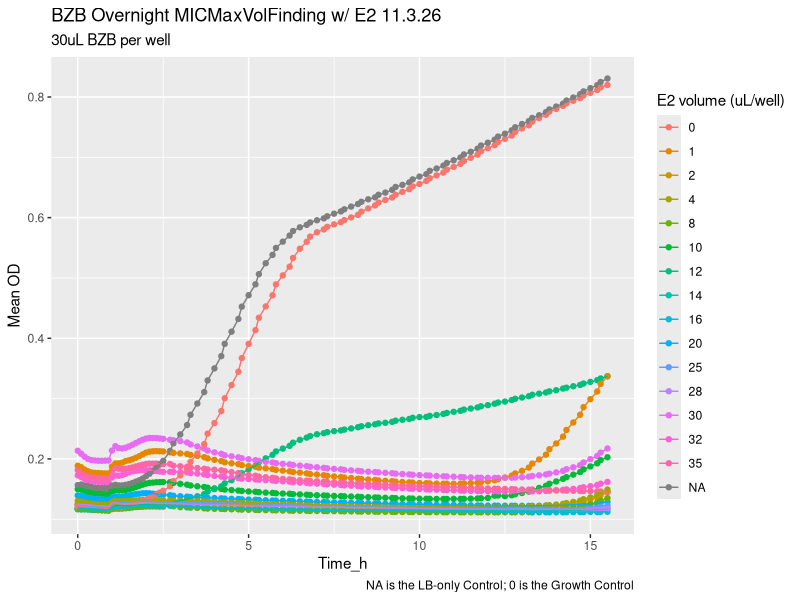
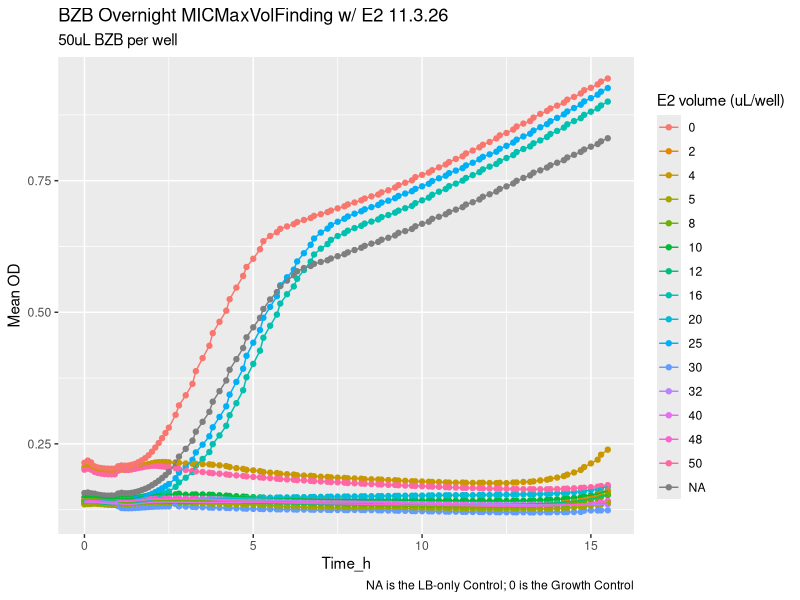
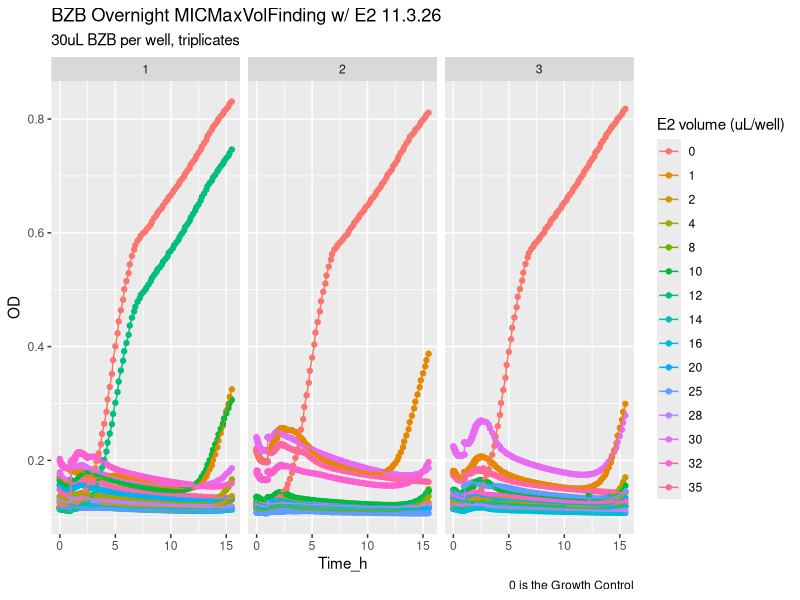
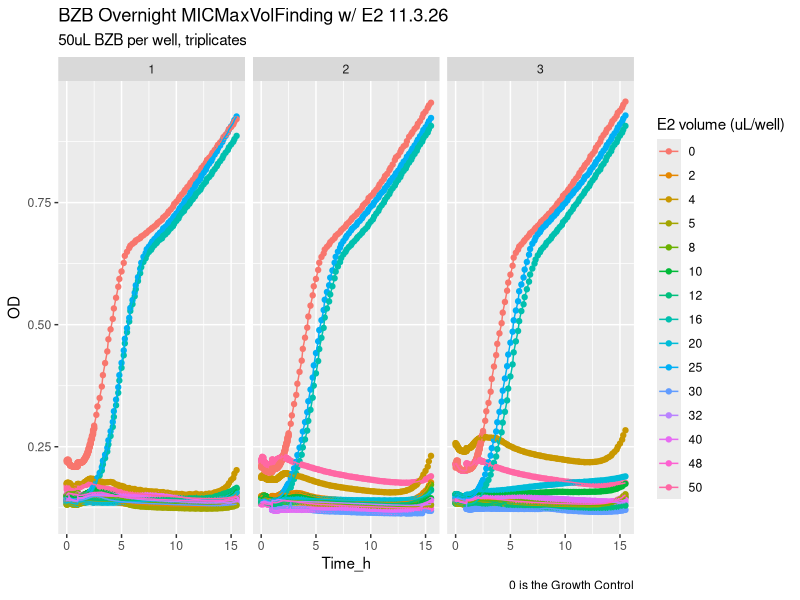
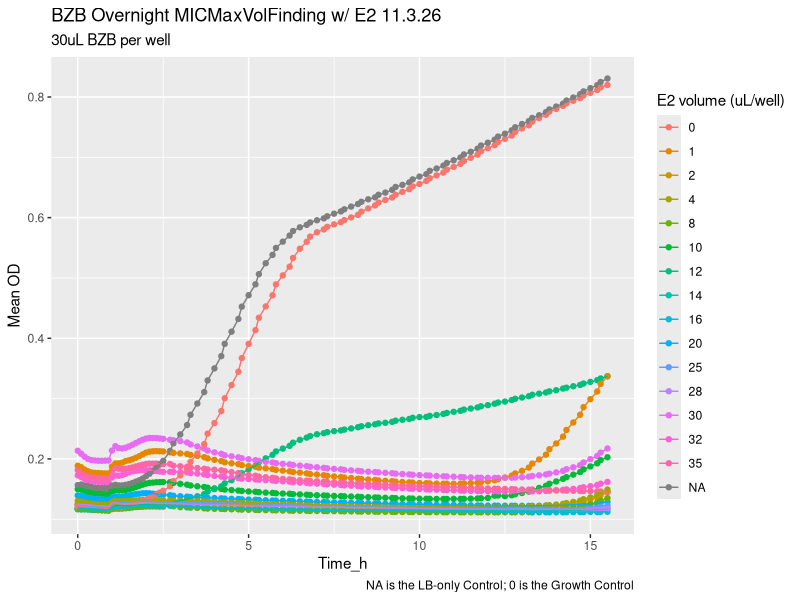
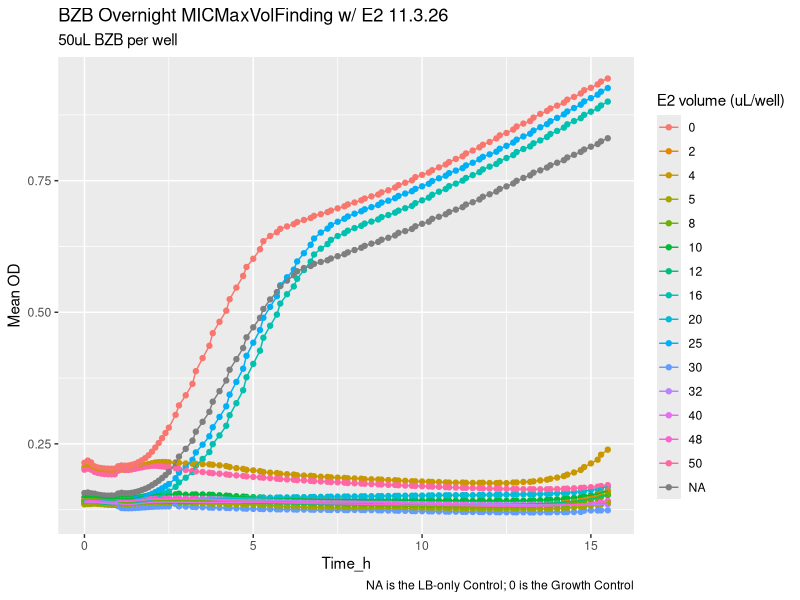
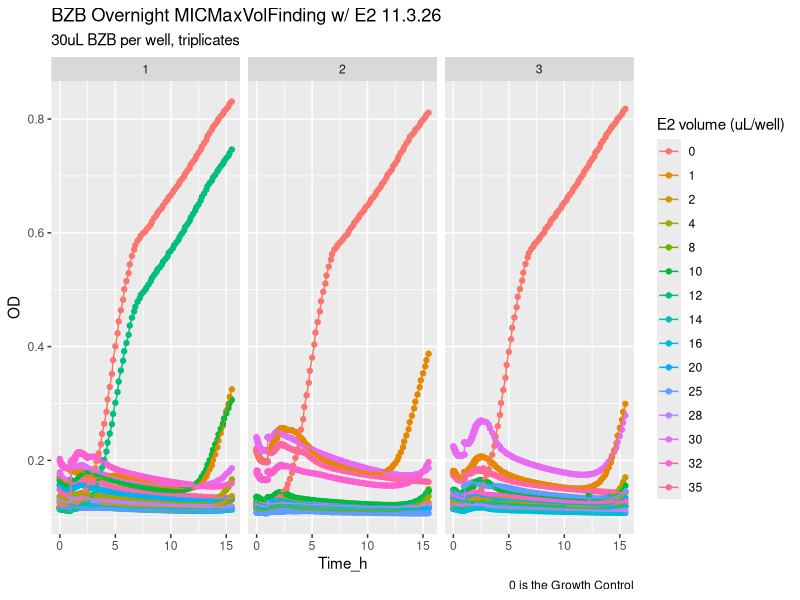
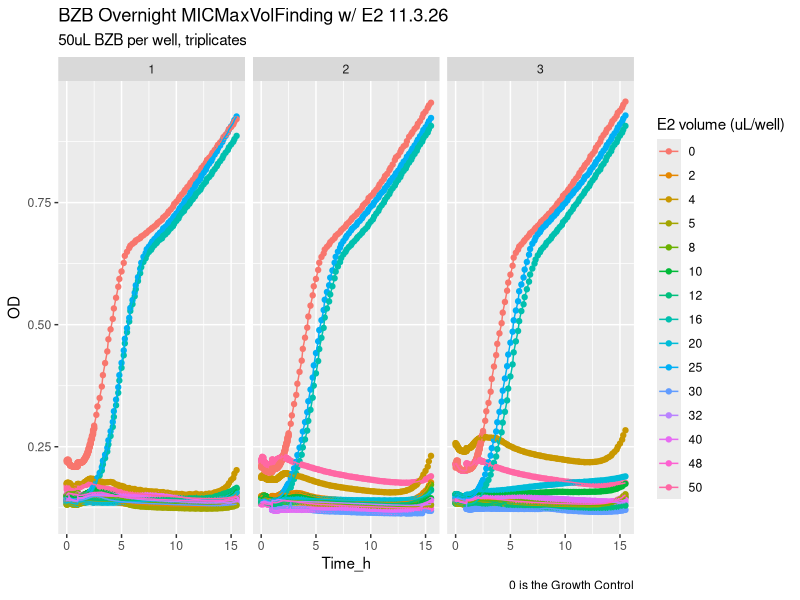

Recreate these plots in R, in order. (Note: this script raises an error after producing the figures.)
## ---- chunk 1
#make sure you set the folder where your file is saved as the current working directory
#check whether the excel file names are the same and don't change the dataframe name
library(readxl)
library(tidyverse)

#Put in file names
BZB_60min <- read_excel("11.3_BZB_overnight_MICMaxVolFinding_cleaned.xlsx", sheet="first_1h")
BZB_90min <- read_excel("11.3_BZB_overnight_MICMaxVolFinding_cleaned.xlsx", sheet="second_1.5h")
BZB_overnight <- read_excel("11.3_BZB_overnight_MICMaxVolFinding_cleaned.xlsx", sheet="third_overnight")
#Something went wrong during the overnight measurement... So there's only 79 obs. ~13h
## ---- chunk 2
BZB_60min$"Cycle" <- as.numeric(BZB_60min$"Cycle")

BZB_90min$"Cycle" <- as.numeric(BZB_90min$"Cycle")

BZB_overnight$"Cycle" <- as.numeric(BZB_overnight$"Cycle")
## ---- chunk 3
BZB_90min$"Cycle" <- BZB_90min$"Cycle" + 44

BZB_overnight$"Cycle" <- BZB_overnight$"Cycle" + 134
## ---- chunk 4
BZB_90min$Time_s <- BZB_90min$Time_s + 3600

BZB_overnight$Time_s <- BZB_overnight$Time_s + 9000
## ---- chunk 5
combined_df <- purrr::reduce(list(BZB_60min, BZB_90min, BZB_overnight), bind_rows)
## ---- chunk 6
#preserve both cycle nr. and time
pivoted_OD <- combined_df %>%
pivot_longer(cols = -c(1,2), names_to = "well_ID", values_to = "OD")
## ---- chunk 7
#change Time [s] to Time [h]
df_clean <- pivoted_OD%>%
  mutate(Time_min=round(Time_s/60,1),
         Time_h=round(Time_min/60,1))%>%
  select(Cycle, Time_h, Time_min, everything())
  
## ---- chunk 8
df_clean$well_ID_Copy <- df_clean$well_ID

df_clean<-df_clean %>%
  separate_wider_delim(
    cols = well_ID_Copy,
    delim = "_",
    names = c("well", "bacteriocin_vol", "BZB_vol")
  )

df_clean<- df_clean %>%
  mutate(
    numeric_vol = if_else(
      grepl("uLE2", bacteriocin_vol),
      as.numeric(gsub("uLE2", "", bacteriocin_vol)),
      0)
  ) %>%
  mutate(
    numeric_vol = if_else(
      bacteriocin_vol == "LB",
      NA_real_,
      numeric_vol
    )
  )

df_clean$numeric_vol <- factor(df_clean$numeric_vol)


df_clean<- df_clean %>%
  mutate(
    BZB_trial = case_when(
      str_starts(BZB_vol, "30uL") ~ "BZB30uL",
      str_starts(BZB_vol, "50uL") ~ "BZB50uL",
      str_starts(BZB_vol, "C") ~ "Control"
    )
  ) 

df_clean<- df_clean %>%
  mutate(
    reps = str_extract(BZB_vol, "[0-9]$")
  ) 
## ---- chunk 9
df_summarise <- df_clean %>%
  group_by(Time_h, BZB_trial, bacteriocin_vol, numeric_vol) %>%
  summarise(
    min=min(OD, na.rm = TRUE),
    max=max(OD, na.rm = TRUE),
    mean = mean(OD, na.rm = TRUE),
    sd = sd(OD, na.rm = TRUE),
    .groups = "drop") %>%
  mutate(
    CV = sd/mean,
    log_mean = log10(mean),
    lower_error = log10(mean) - log10(mean - sd),
    upper_error = log10(mean + sd) - log10(mean))

## ---- chunk 10
BZB50 <- df_clean %>%
  filter(BZB_trial == "BZB50uL")

BZB30  <- df_clean %>%
  filter(BZB_trial == "BZB30uL")

Control <- df_clean %>%
  filter(BZB_trial == "Control")
## ---- chunk 11
BZB30_curve<- df_summarise |>
  filter(BZB_trial %in% c("BZB30uL", "Control")) |>
ggplot( 
       aes(x = Time_h, y = mean, color = numeric_vol)) +
  geom_point() +
  geom_line()+
  #geom_errorbar(aes(ymin = mean-sd, ymax = mean+sd, color = numeric_vol), width = 0.2)+
   labs(title = "BZB Overnight MICMaxVolFinding w/ E2 11.3.26",
        subtitle = "30uL BZB per well",
        y="Mean OD",
        color="E2 volume (uL/well)",
        caption="NA is the LB-only Control; 0 is the Growth Control")

BZB30_curve

#check working directory before saving!
ggsave("./Plots/BZB30uL_overnight_MICMaxVolFinding_11.3.26.png", plot = BZB30_curve, width = 8, height = 5, units = "in", dpi = 300)
## ---- chunk 12
BZB50_curve<- df_summarise |>
  filter(BZB_trial %in% c("BZB50uL", "Control")) |>
ggplot( 
       aes(x = Time_h, y = mean, color = numeric_vol)) +
  geom_point() +
  geom_line()+
  #geom_errorbar(aes(ymin = mean-sd, ymax = mean+sd, color = numeric_vol), width = 0.2)+
   labs(title = "BZB Overnight MICMaxVolFinding w/ E2 11.3.26",
        subtitle = "50uL BZB per well",
        y="Mean OD",
        color="E2 volume (uL/well)",
        caption="NA is the LB-only Control; 0 is the Growth Control")

BZB50_curve

#check working directory before saving!
ggsave("./Plots/BZB50uL_overnight_MICMaxVolFinding_11.3.26.png", plot = BZB50_curve, width = 8, height = 5, units = "in", dpi = 300)
## ---- chunk 13
BZB30_reps_curve<- df_clean |>
  filter(BZB_trial == "BZB30uL") |>
ggplot( 
       aes(x = Time_h, y = OD, color = numeric_vol)) +
  geom_point() +
  geom_line()+
  facet_wrap(~reps)+
   labs(title = "BZB Overnight MICMaxVolFinding w/ E2 11.3.26",
        subtitle = "30uL BZB per well, triplicates",
        y="OD",
        color="E2 volume (uL/well)",
        caption="0 is the Growth Control")

BZB30_reps_curve

ggsave("./Plots/BZB30uL_reps_overnight_MICMaxVolFinding_11.3.26.png", plot = BZB30_reps_curve, width = 8, height = 5, units = "in", dpi = 300)
## ---- chunk 14
BZB50_reps_curve<- df_clean |>
  filter(BZB_trial == "BZB50uL") |>
ggplot( 
       aes(x = Time_h, y = OD, color = numeric_vol)) +
  geom_point() +
  geom_line()+
  facet_wrap(~reps)+
   labs(title = "BZB Overnight MICMaxVolFinding w/ E2 11.3.26",
        subtitle = "50uL BZB per well, triplicates",
        y="OD",
        color="E2 volume (uL/well)",
        caption="0 is the Growth Control")

BZB50_reps_curve

ggsave("./Plots/BZB50uL_reps_overnight_MICMaxVolFinding_11.3.26.png", plot = BZB50_reps_curve, width = 8, height = 5, units = "in", dpi = 300)
## ---- chunk 15
BZB30_byWell_rep1<- BZB30 |>
  filter(reps == "1") |>
ggplot( 
       aes(x = Time_h, y = OD, color = numeric_vol)) +
  geom_point() +
  geom_line()+
  facet_wrap(~well)+
   labs(title = "BZB Overnight MICMaxVolFinding w/ E2 11.3.26",
        subtitle = "30uL BZB per well",
        y="OD",
        color="E2 volume (uL/well)",
        caption="0 is the Growth Control")

ggsave("./Plots/BZB30uL_byWell_rep1_overnight_MICMaxVolFinding_11.3.26.png", plot = BZB30_byWell_rep1, width = 8, height = 5, units = "in", dpi = 300)

BZB30_byWell_rep2<- BZB30 |>
  filter(reps == "2") |>
ggplot( 
       aes(x = Time_h, y = OD, color = numeric_vol)) +
  geom_point() +
  geom_line()+
  facet_wrap(~well)+
   labs(title = "BZB Overnight MICMaxVolFinding w/ E2 11.3.26",
        subtitle = "30uL BZB per well",
        y="OD",
        color="E2 volume (uL/well)",
        caption="0 is the Growth Control")

ggsave("./Plots/BZB30uL_byWell_rep2_overnight_MICMaxVolFinding_11.3.26.png", plot = BZB30_byWell_rep2, width = 8, height = 5, units = "in", dpi = 300)

BZB30_byWell_rep3<- BZB30 |>
  filter(reps == "3") |>
ggplot( 
       aes(x = Time_h, y = OD, color = numeric_vol)) +
  geom_point() +
  geom_line()+
  facet_wrap(~well)+
   labs(title = "BZB Overnight MICMaxVolFinding w/ E2 11.3.26",
        subtitle = "30uL BZB per well",
        y="OD",
        color="E2 volume (uL/well)",
        caption="0 is the Growth Control")

ggsave("./Plots/BZB30uL_byWell_rep3_overnight_MICMaxVolFinding_11.3.26.png", plot = BZB30_byWell_rep3, width = 8, height = 5, units = "in", dpi = 300)
## ---- chunk 16
BZB50_byWell_rep1<- BZB50 |>
  filter(reps == "1") |>
ggplot( 
       aes(x = Time_h, y = OD, color = numeric_vol)) +
  geom_point() +
  geom_line()+
  facet_wrap(~well)+
   labs(title = "BZB Overnight MICMaxVolFinding w/ E2 11.3.26",
        subtitle = "50uL BZB per well",
        y="OD",
        color="E2 volume (uL/well)",
        caption="0 is the Growth Control")

ggsave("./Plots/BZB50uL_byWell_rep1_overnight_MICMaxVolFinding_11.3.26.png", plot = BZB50_byWell_rep1, width = 8, height = 5, units = "in", dpi = 300)

BZB50_byWell_rep2<- BZB50 |>
  filter(reps == "2") |>
ggplot( 
       aes(x = Time_h, y = OD, color = numeric_vol)) +
  geom_point() +
  geom_line()+
  facet_wrap(~well)+
   labs(title = "BZB Overnight MICMaxVolFinding w/ E2 11.3.26",
        subtitle = "50uL BZB per well",
        y="OD",
        color="E2 volume (uL/well)",
        caption="0 is the Growth Control")

ggsave("./Plots/BZB50uL_byWell_rep2_overnight_MICMaxVolFinding_11.3.26.png", plot = BZB50_byWell_rep2, width = 8, height = 5, units = "in", dpi = 300)

BZB50_byWell_rep3<- BZB50 |>
  filter(reps == "3") |>
ggplot( 
       aes(x = Time_h, y = OD, color = numeric_vol)) +
  geom_point() +
  geom_line()+
  facet_wrap(~well)+
   labs(title = "BZB Overnight MICMaxVolFinding w/ E2 11.3.26",
        subtitle = "50uL BZB per well",
        y="OD",
        color="E2 volume (uL/well)",
        caption="0 is the Growth Control")

ggsave("./Plots/BZB50uL_byWell_rep3_overnight_MICMaxVolFinding_11.3.26.png", plot = BZB50_byWell_rep, width = 8, height = 5, units = "in", dpi = 300)
## ---- chunk 17
BZB30_CV_curve<- df_summarise |>
  filter(BZB_trial %in% c("BZB30uL", "Control")) |>
ggplot( 
       aes(x = Time_h, y = CV, color = numeric_vol)) +
  geom_point() +
  geom_line()+
   labs(title = "BZB Overnight MICMaxVolFinding w/ E2 11.3.26",
        subtitle = "30uL BZB per well",
        y="Coefficient of Variation",
        color="E2 volume (uL/well)",
        caption=str_wrap("NA is the LB-only Control; 0 is the Growth Control; CV is a relative measure of dispersion that expresses the ratio of the standard deviation to the mean"))



BZB50_CV_curve<- df_summarise |>
  filter(BZB_trial %in% c("BZB50uL", "Control")) |>
ggplot( 
       aes(x = Time_h, y = CV, color = numeric_vol)) +
  geom_point() +
  geom_line()+
   labs(title = "BZB Overnight MICMaxVolFinding w/ E2 11.3.26",
        subtitle = "50uL BZB per well",
        y="Coefficient of Variation",
        color="E2 volume (uL/well)",
        caption=str_wrap("NA is the LB-only Control; 0 is the Growth Control; CV is a relative measure of dispersion that expresses the ratio of the standard deviation to the mean"))

## ---- chunk 18
BZB30_log_curve<- df_summarise |>
  filter(BZB_trial %in% c("BZB30uL", "Control")) |>
ggplot(aes(x = Time_h, y = log_mean, color = numeric_vol)) +
  geom_point() +
  geom_errorbar(aes(
      ymin = log_mean - lower_error,
      ymax = log_mean + upper_error),
    width = 0.1)+
  labs(title = "BZB Overnight MICMaxVolFinding w/ E2 11.3.26",
        subtitle = "30uL BZB per well",
        y="log(mean) OD",
        color="E2 volume (uL/well)",
        caption="NA is the LB-only Control; 0 is the Growth Control")



BZB50_log_curve<- df_summarise |>
  filter(BZB_trial %in% c("BZB50uL", "Control")) |>
ggplot(aes(x = Time_h, y = log_mean, color = numeric_vol)) +
  geom_point() +
  geom_errorbar(aes(
      ymin = log_mean - lower_error,
      ymax = log_mean + upper_error),
    width = 0.1)+
  labs(title = "BZB Overnight MICMaxVolFinding w/ E2 11.3.26",
        subtitle = "50uL BZB per well",
        y="log(mean) OD",
        color="E2 volume (uL/well)",
        caption="NA is the LB-only Control; 0 is the Growth Control")
## ---- chunk 19
plateMap<- list(
  BZB50 = BZB50 %>% distinct(well) %>% pull(well),
  BZB30 = BZB30 %>% distinct(well) %>% pull(well),
  Control = Control %>% distinct(well) %>% pull(well)
)
plateMap
